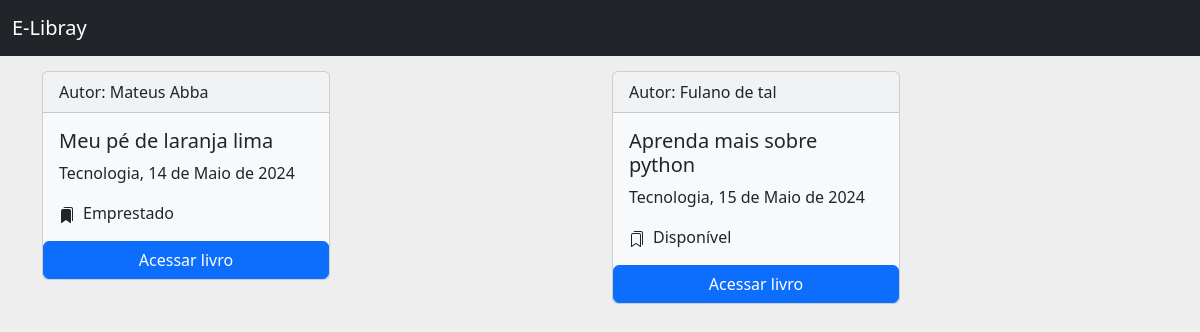
Screenshot of /livro/home/ (signed in) with the database file from the repository.
### livro/models.py (models this page shows)
class Livros(models.Model):
    nome = models.CharField(max_length=100)
    autor = models.CharField(max_length=30)
    co_autor = models.CharField(max_length=30,blank=True)
    data_cadastro = models.DateField(default = date.today)
    emprestado = models.BooleanField(default=False)
    nome_emprestado = models.CharField(max_length=30,blank=True, null=True)
    data_emprestimo = models.DateTimeField(blank=True, null=True)
    data_devolucao = models.DateTimeField(blank=True, null=True)
    tempo_duracao = models.DateTimeField(blank=True, null=True)
    categoria = models.ForeignKey(Categoria, on_delete=models.DO_NOTHING)
    usuario = models.ForeignKey(Usuario, on_delete=models.DO_NOTHING)
    class Meta:
        verbose_name = 'Livro'
    def __str__(self):
        return self.nome

class Categoria(models.Model):
    nome=models.CharField(max_length=50)
    descricao=models.TextField()
    def __str__(self) -> str:
        return self.nome

### livro/views.py (the view)
# urls.py: path('home/', views.home, name = 'home'),
def home(request):
    if request.session.get('usuario'):
        usuario = Usuario.objects.get(id=request.session['usuario'])
        livros = Livros.objects.filter(usuario = usuario)
        return render(request, 'home.html',{'livros': livros})
    else:
        return redirect('/auth/login/?status=2')

### livro/templates/home.html (shortened to what this page needs)
{% extends 'base.html' %}
{% block 'conteudo' %}
        <div class="container">
            <div class="row">
            {% for livro in livros %}
            <div style="margin-top: 15px;" class="col-md">
                <div class="card bg-light mb-3" style="max-width: 18rem;">
                    <div class="card-header">Autor: {{livro.autor}}</div>
                    <div class="card-body">
                    <form action="">
                        <h5 class="card-title">{{livro}}</h5>
                        <p class="card-text">{{livro.categoria}}, {{livro.data_cadastro}}</p>
                        <p class="card-text">
                            {% if livro.emprestado %}
                            <span style="margin-left: 8px;">Emprestado</span>
                            {% else %}
                            <span style="margin-left: 8px;">Disponível</span>
                            {% endif %}
                        </p>
                    </div>
                    <a class="btn btn-primary" href="{% url 'ver_livros' livro.id %}">Acessar livro</a>
                </div>
            </div>
            {% endfor %}
        </div>
    </div>
{% endblock %}

### templates/base.html (style rules this page uses)
body { background-color: #eee!important; }

### rows the page displays
Livros: autor "Mateus Abba", nome "Meu pé de laranja lima", categoria "Tecnologia", data_cadastro "14 de Maio de 2024", emprestado True (drawn)
Livros: autor "Fulano de tal", nome "Aprenda mais sobre python", categoria "Tecnologia", data_cadastro "15 de Maio de 2024", emprestado False (drawn)
